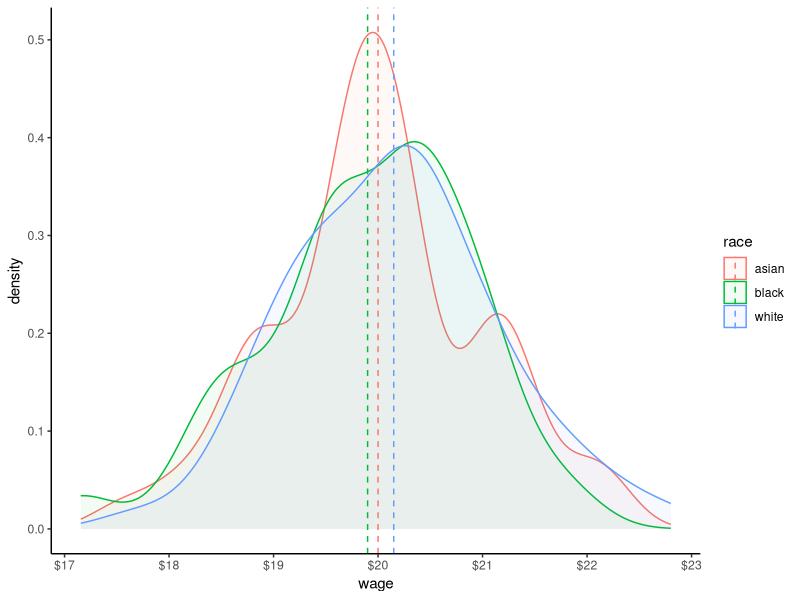
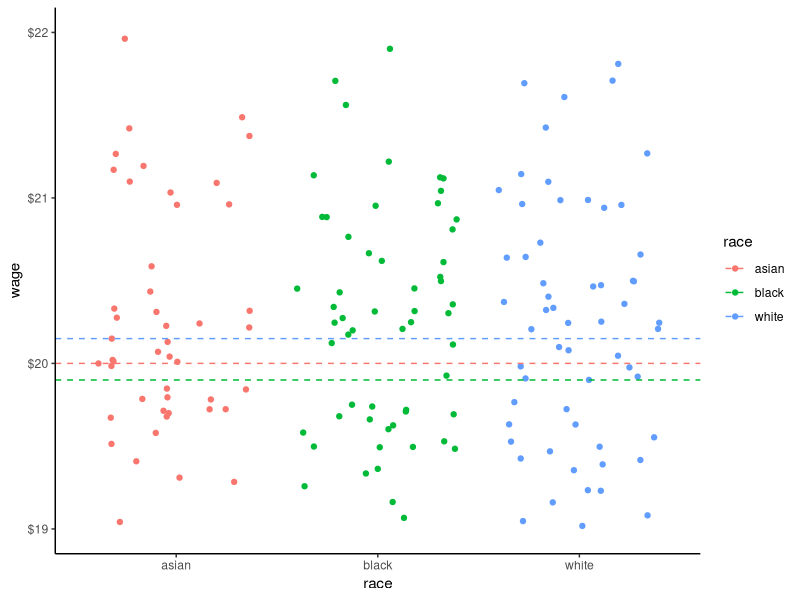

Write R code to recreate these figures, in order.

library(tidyverse)

# a functiont hat makes fake data with a particular mean and sd
fake_data <- function(n, t_mean, t_sd){
  x<-rnorm(n)
  x<-t_sd*(x-mean(x))/sd(x)+t_mean
  x
}


sd = 1
df <- tibble(id = 1:200,
       wage = c(fake_data(70, 19.25, sd), 
                fake_data(70, 21.50, sd), 
                fake_data(60, 20, sd)),
       race = c(rep('black', 70),
                rep('white', 70),
                rep('asian', 60))) %>% group_by(race) %>% mutate(mean_wage = mean(wage))

df <- tibble(id = 1:200,
             wage = c(fake_data(70, 19.9, sd), 
                      fake_data(70, 20.15, sd), 
                      fake_data(60, 20, sd)),
             race = c(rep('black', 70),
                      rep('white', 70),
                      rep('asian', 60))) %>% group_by(race) %>% mutate(mean_wage = mean(wage))


df %>% ggplot(aes(wage, color = race, fill = race))+
  geom_density(alpha = .05)+
  geom_vline(aes(xintercept = mean_wage, color = race), linetype = 2)+
  theme_classic()+
  scale_x_continuous(labels = scales::dollar_format())

df %>% ggplot(aes(race, wage, color = race))+
  geom_jitter()+
  geom_hline(aes(yintercept = mean_wage, color = race), linetype = 2)+
  theme_classic()+
  scale_y_continuous(labels = scales::dollar_format(), limits = c(19,22))


oneway.test(wage ~ race,
            data = df,
            var.equal = TRUE # assuming equal variances
)
